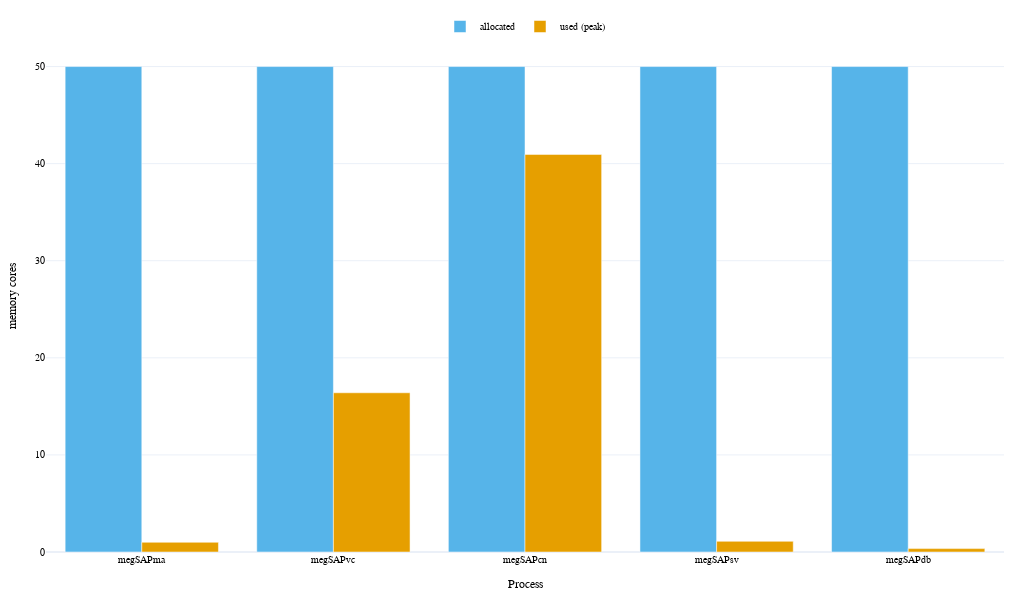

The notebook cell this image was saved under:
### Code cell
figure_memory = go.Figure()

figure_memory.add_trace(
    go.Bar(
        x=df_memory["step"],
        y=df_memory["allocated"],
        name="allocated",
        marker_color=CUD_COLORS[1],
    ),
)

figure_memory.add_trace(
    go.Bar(
        x=df_memory["step"],
        y=df_memory["used"],
        name="used (peak)",
        marker_color=CUD_COLORS[0],
    ),
)

figure_memory.update_layout(
    dict(
        width=570,
        height=320,
        margin=dict(l=20, r=20, t=20, b=20),
        template="plotly_white+cud",
        showlegend=True,
        legend=dict(orientation="h", yanchor="bottom", y=1, xanchor="center", x=0.5),
        xaxis_title="Process",
        yaxis_title="memory cores",
        font=dict(family="Arial", color="#000000", size=10),
    )
)

figure_memory.write_image("pipeline_benchmark_memory_v03.pdf")

figure_memory.update_layout(
    dict(
        width=1024,
        height=600,
        font=dict(family="Arial", color="#000000"),
    )
)
figure_memory.show()

### Figure 1 — Plotly figure (JSON) as saved in the notebook; plotly's stock layout.template omitted (floating-point values rounded to 4 significant figures)
{"data": [{"marker": {"color": "#56b4e9"}, "name": "allocated", "type": "bar", "x": ["megSAPma", "megSAPvc", "megSAPcn", "megSAPsv", "megSAPdb"], "y": [50, 50, 50, 50, 50]}, {"marker": {"color": "#e69f00"}, "name": "used (peak)", "type": "bar", "x": ["megSAPma", "megSAPvc", "megSAPcn", "megSAPsv", "megSAPdb"], "y": [1, 16.4, 40.95, 1.1, 0.35]}], "layout": {"font": {"color": "#000000", "family": "Arial", "size": 10}, "height": 600, "legend": {"orientation": "h", "x": 0.5, "xanchor": "center", "y": 1, "yanchor": "bottom"}, "margin": {"b": 20, "l": 20, "r": 20, "t": 20}, "showlegend": true, "width": 1024, "xaxis": {"title": {"text": "Process"}}, "yaxis": {"title": {"text": "memory cores"}}}}
